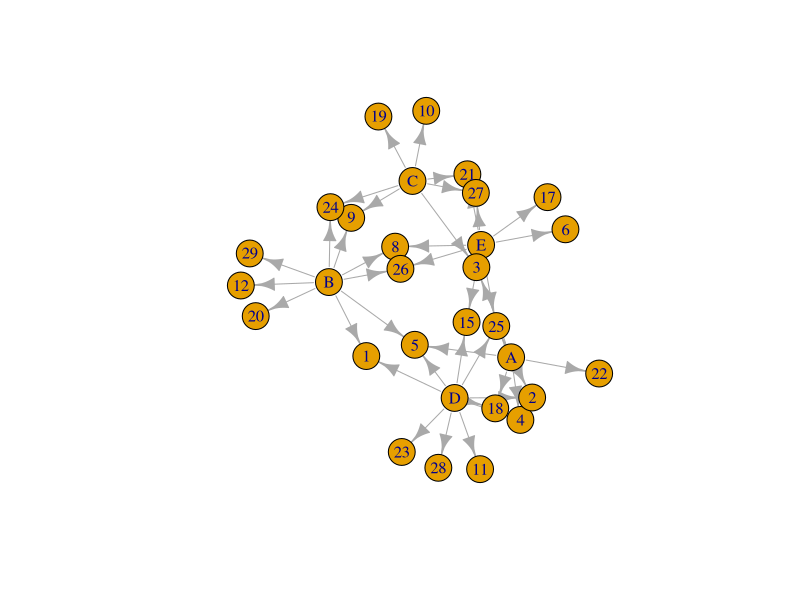
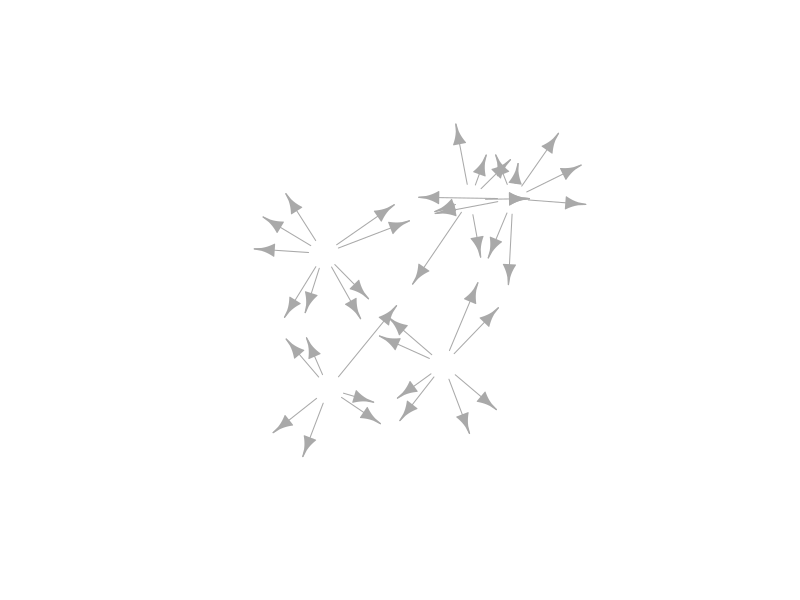

Source code (R) for these figures, in order: (Note: this script raises an error after producing the figures.)
## ---- chunk 1
library(igraph)
## ---- chunk 2
D1 <- read.csv("discipline-data.csv")
## ---- chunk 3
D1$stid <- as.factor(D1$stid)
## ---- chunk 4
library(dplyr)

D2 <- select(D1, tid, stid)
## ---- chunk 5

EDGE <- count(D2, tid, stid)

names(EDGE) <- c("from", "to", "count")

## ---- chunk 6

#First we will separate the teachers from our original data frame
V.TCH <- select(D1, tid, t.gender, t.expertise)
#Remove all the repeats so that we just have a list of each teacher and their characteristics
V.TCH <- unique(V.TCH)
#Add a variable that describes that they are teachers
V.TCH$group <- "teacher"

#Now repeat this process for the students
V.STD <- select(D1, stid, s.gender, s.major)
V.STD <- unique(V.STD)
V.STD$group <- "student"

#Make sure that the student and teacher data frames have the same variables names
names(V.TCH) <- c("id", "gender", "topic", "group")
names(V.STD) <- c("id", "gender", "topic", "group")

#Bind the two data frames together (you will get a warning because the teacher data frame has 5 types of id (A,B,C,D,E) and the student has 25 (1-30), this isn't a problem)
VERTEX <- bind_rows(V.TCH, V.STD)

## ---- chunk 7
#Load the igraph package

library(igraph)

#First we will make an object that contains the graph information using our two dataframes EDGE and VERTEX. Notice that we have made "directed = TRUE" - our graph is directed since discipline is being given from a teacher to a student.

g <- graph.data.frame(EDGE, directed=TRUE, vertices=VERTEX)

#Now we can plot our graph using the force directed graphing technique - our old friend Fruchertman-Reingold!

plot(g,layout=layout.fruchterman.reingold)

#There are many ways to change the attributes of the graph to represent different characteristics of the newtork. For example, we can color the nodes according to gender.

plot(g,layout=layout.fruchterman.reingold, vertex.color=VERTEX$gender)

#We can change the thickness of the edge according to the number of times a particular teacher has sent a particular student to the principal.

plot(g,layout=layout.fruchterman.reingold, vertex.color=VERTEX$gender, edge.width=EDGE$count)

